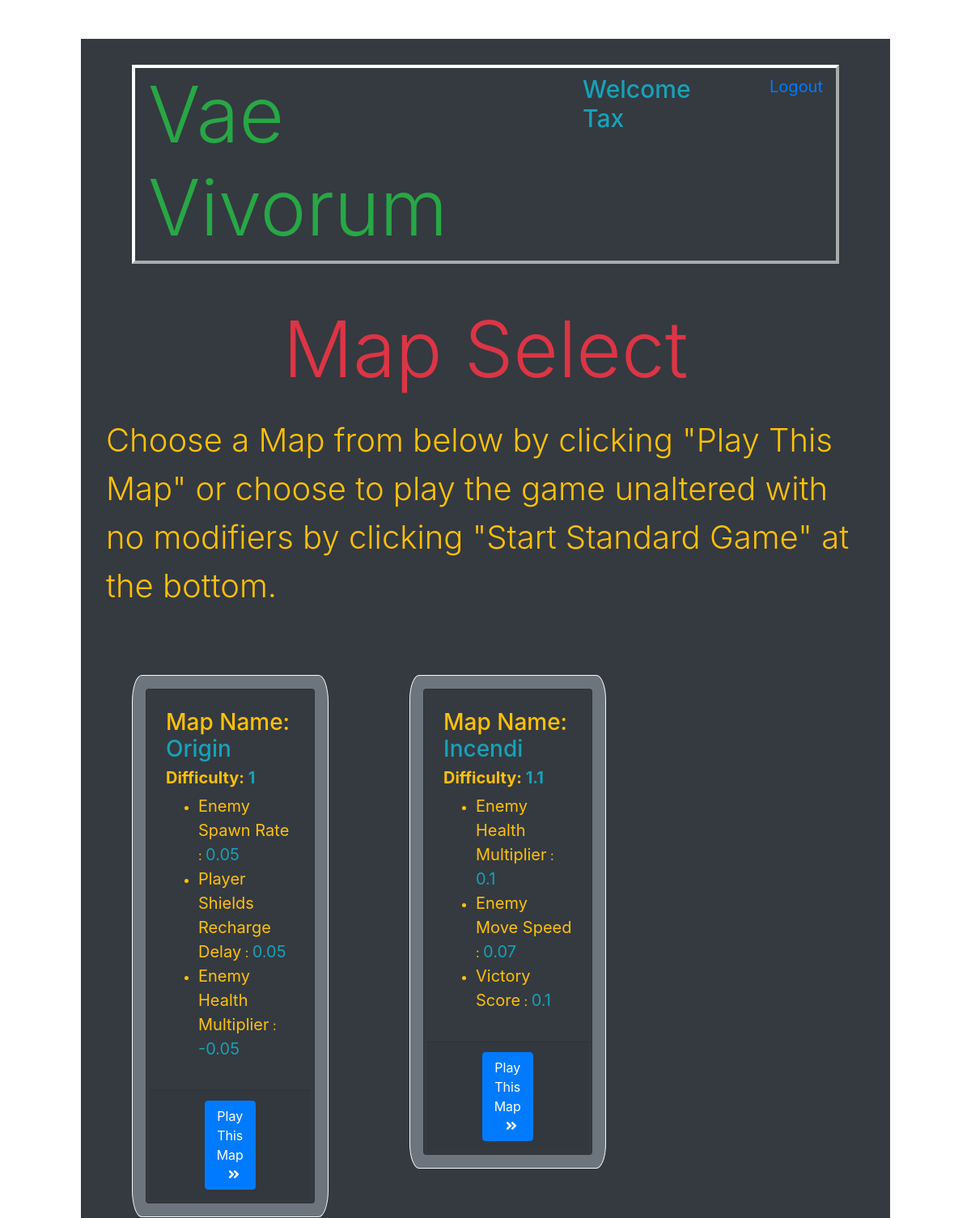
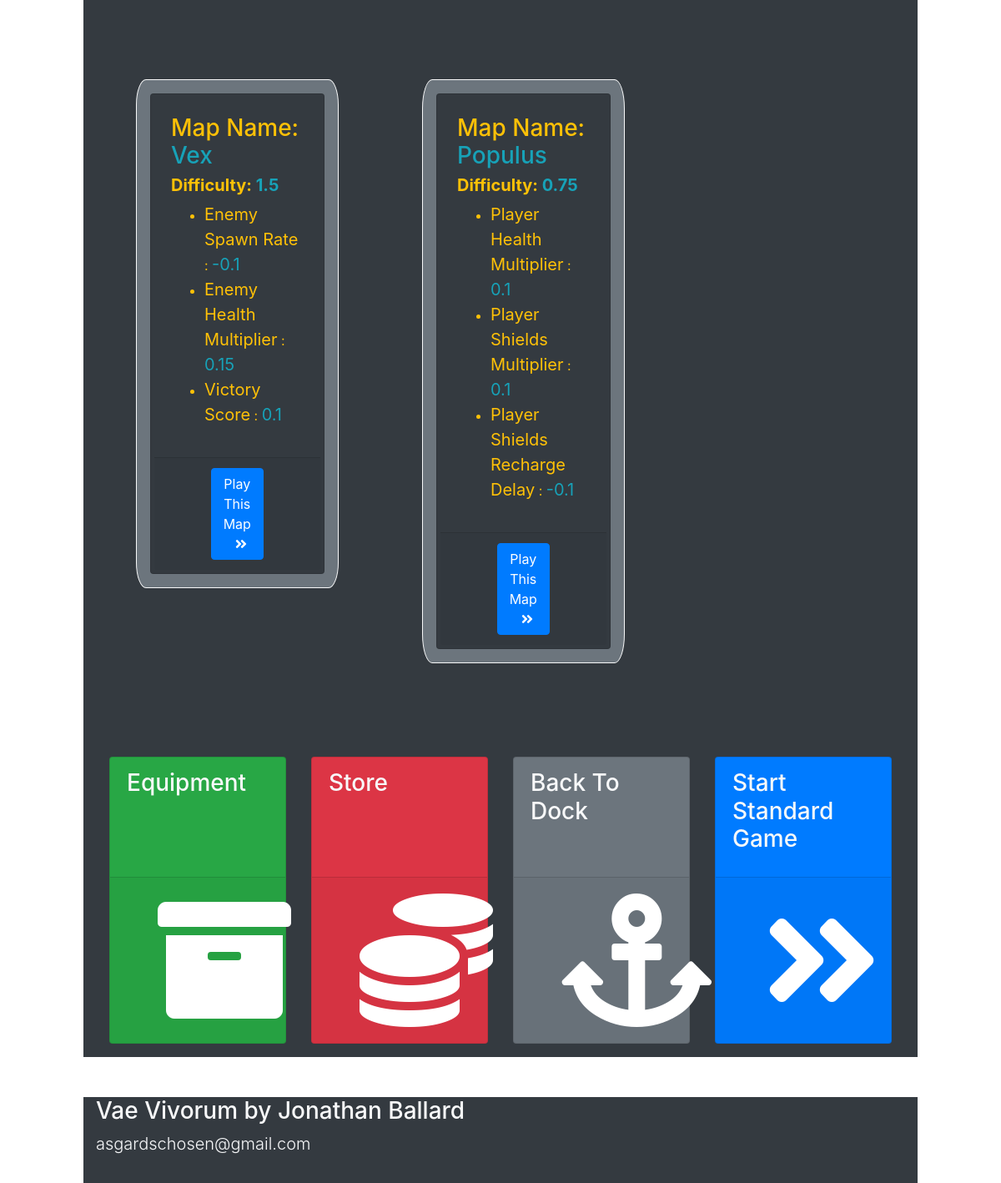
/map (signed in), run on the app's committed database (2 pictures, top to bottom).
### models.py (models this page shows)
class Users(db.Model):
    __tablename__ = "Users"
    id = db.Column(db.Integer, primary_key=True)
    username = db.Column(db.String(255))
    email = db.Column(db.String(255))
    password = db.Column(db.String(255))
    created_at = db.Column(db.DateTime)
    updated_at = db.Column(db.DateTime)
    current_kills = db.Column(db.Integer, default=0)
    current_score = db.Column(db.Integer, default=0)
    current_money = db.Column(db.Integer, default=0)
    current_xp = db.Column(db.Integer, default=0)
    current_level = db.Column(db.Integer, default=0)
    active_ship = db.Column(db.Integer, default=0)
    abilityPointsEarned = db.Column(db.Integer, default=0)
    abilityPointsSpent = db.Column(db.Integer, default = 0)
    passive1 = db.Column(db.Integer, default=0)
    passive2 = db.Column(db.Integer, default=0)
    passive3 = db.Column(db.Integer, default=0)
    passive4 = db.Column(db.Integer, default=0)
    passive5 = db.Column(db.Integer, default=0)
    passive6 = db.Column(db.Integer, default=0)
    passive7 = db.Column(db.Integer, default=0)
    passive8 = db.Column(db.Integer, default=0)
    passive9 = db.Column(db.Integer, default=0)
    passive10 = db.Column(db.Integer, default=0)
    passive11 = db.Column(db.Integer, default=0)
    passive12 = db.Column(db.Integer, default=0)
    passive13 = db.Column(db.Integer, default=0)
    passive14 = db.Column(db.Integer, default=0)
    passive15 = db.Column(db.Integer, default=0)
    passive16 = db.Column(db.Integer, default=0)
    passive17 = db.Column(db.Integer, default=0)
    passive18 = db.Column(db.Integer, default=0)
    passive19 = db.Column(db.Integer, default=0)
    passive20 = db.Column(db.Integer, default=0)
    character_active_ability_id = db.Column(db.Integer, db.ForeignKey("Active_Abilities.id", ondelete="cascade"))
    passive_abilities_this_user_has = db.relationship('User_Character', backref="characters_that_have_this_passive")

class Map(db.Model):
    __tablename__ = "Map"
    id = db.Column(db.Integer, primary_key=True)
    name = db.Column(db.String(255))
    background = db.Column(db.String(255))
    difficulty = db.Column(db.Integer)
    modifier1Name = db.Column(db.String(255))
    modifier1Amount = db.Column(db.Integer)
    modifier2Name = db.Column(db.String(255))
    modifier2Amount = db.Column(db.Integer)
    modifier3Name = db.Column(db.String(255))
    modifier3Amount = db.Column(db.Integer)

### app.py (the view)
@app.route('/map')
def map():
    loggedInUser = Users.query.get(session['id'])
    allMaps = Map.query.all()
    print('allMaps***************************************************',allMaps)
    return render_template("map.html", thisUser = loggedInUser, allMaps = allMaps)

### templates/map.html (shortened to what this page needs)
<!DOCTYPE html>
<html lang="en">
<head>
    <link rel="stylesheet" href="https://stackpath.bootstrapcdn.com/bootstrap/4.4.1/css/bootstrap.min.css">
    <link rel="stylesheet" href="https://cdnjs.cloudflare.com/ajax/libs/font-awesome/5.11.2/css/all.css" />
    <link rel="stylesheet" type="text/css" href="{{ url_for('static', filename='css/style.css') }}">
</head>
<body>
<div class="container bg-dark mt-5 text-warning pt-3 col-xl-10">
    <div id="topbar" class="d-flex flex-row mb-5 mx-5 mt-3 vaeBorder">
        <h1 class="display-1 d-inline-flex text-success ml-3">Vae Vivorum</h1>
        <h4 class="ml-auto d-inline-flex mt-2 text-info welcomeText" >Welcome {{ thisUser.username }}</h4>
        <a class="ml-5 d-inline-flex mt-2 mr-3 logoutLink" href="/logout">Logout</a>
    </div>
    <h1 class="display-1 text-center text-danger">Map Select</h1>
    <p class="lead p-3 unFeatured">Choose a Map from below by clicking "Play This Map" or choose to play the game unaltered with no modifiers by clicking "Start Standard Game" at the bottom.</p>
    {% for thisMap in allMaps %}
    <div class="mapInfoBox bg-secondary d-inline-block col-xl-3 my-5 mx-5 p-3 border border-light">
        <div class="card mapCard bg-dark img-thumbnail">
            <div class="card-body">
                <h5 class="card-title h3">Map Name: <span class="text-info h3" id="mapNameText">{{ thisMap.name }}</span></h5>
                <h6 class="card-subtitle mb-2 lead font-weight-bold text-warning">Difficulty: <span class="text-info" id="difficultyText">{{ thisMap.difficulty }}</span></h6>
                <ul>
                    <li><span class="modAmt" id="modifier1Name">{{ thisMap.modifier1Name }}</span> : <span class="text-info modAmt" id="modifier1Amount">{{ thisMap.modifier1Amount }}</span></li>
                    <li><span class="modAmt" id="modifier2Name">{{ thisMap.modifier2Name }}</span> : <span class="text-info modAmt" id="modifier2Amount">{{ thisMap.modifier2Amount }}</span></li>
                    <li><span class="modAmt" id="modifier3Name">{{ thisMap.modifier3Name }}</span> : <span class="text-info modAmt" id="modifier3Amount">{{ thisMap.modifier3Amount }}</span></li>
                </ul>
            </div>
            <div class="card-footer">
                <a id="mapSelect" href="{{ url_for('gameId', mapID = thisMap.id) }}" class="d-block btn btn-primary mx-5">Play This Map<i class="mx-3 fas fa-angle-double-right"></i></a>
            </div>
        </div>
    </div>
    {% endfor %}
    <div class="card-deck iconDiv mt-5 p-3 mb-5">
        <div class="card iconCard bg-success">
            <div class="card-body">
                <h3 class="card-subtitle mb-2 text-light">Equipment</h3>
            </div>
            <div class="card-footer">
                <a href="/equipment"><div class="linkIcon"><i class="btn mx-4 fas fa-10x fa-archive"></i></div></a>
            </div>
        </div>
        <div class="card iconCard bg-danger">
            <div class="card-body">
                <h3 class="card-subtitle mb-2 text-light">Store</h3>
            </div>
            <div class="card-footer">
                <a href="/store"><div class="linkIcon"><i class="btn mx-4 fas fa-10x fa-coins"></i></div></a>
            </div>
        </div>
        <div class="card iconCard bg-secondary">
            <div class="card-body">
                <h3 class="card-subtitle mb-2 text-light">Back To Dock</h3>
            </div>
            <div class="card-footer">
                <a href="/dock"><div class="linkIcon"><i class=" img-fluid btn mx-4 fas fa-10x fa-anchor"></i></div></a>
            </div>
        </div>
        <div class="card iconCard bg-primary">
            <div class="card-body">
                <h3 class="card-subtitle mb-2 text-light">Start Standard Game</h3>
            </div>
            <div class="card-footer">
                <a href="/game"><div class="linkIcon"><i class="img-fluid btn mx-4 fas fa-10x fa-angle-double-right"></i></div></a>
            </div>
        </div>
    </div>
</div>
<div id="bottombar" class="container bg-dark col-xl-10 mt-3 pb-3 text-light">
    <h3>Vae Vivorum by Jonathan Ballard</h3>
    <p class="lead">asgardschosen@gmail.com</p>
</div>
</body>
</html>

### static/css/style.css (style rules this page uses)
.modAmt { font-size: 20px; }
.linkIcon { display: block; text-align: center; }
.fas { color: white; }
.vaeBorder { border: 4px outset white; }
.logoutLink { font-size: 20px; }
.welcomeText { font-size: 30px; }
.unFeatured { font-size: 40px; }
.mapInfoBox { border-radius: 5%; }

### data on the page
Users: username "Tax"
Map: name "Origin", difficulty "1", modifier1Name "Enemy Spawn Rate", modifier1Amount "0.05", modifier2Name "Player Shields Recharge Delay", modifier2Amount "0.05", modifier3Name "Enemy Health Multiplier", modifier3Amount "-0.05"
Map: name "Incendi", difficulty "1.1", modifier1Name "Enemy Health Multiplier", modifier1Amount "0.1", modifier2Name "Enemy Move Speed", modifier2Amount "0.07", modifier3Name "Victory Score", modifier3Amount "0.1"
Map: name "Vex", difficulty "1.5", modifier1Name "Enemy Spawn Rate", modifier1Amount "-0.1", modifier2Name "Enemy Health Multiplier", modifier2Amount "0.15", modifier3Name "Victory Score", modifier3Amount "0.1"
Map: name "Populus", difficulty "0.75", modifier1Name "Player Health Multiplier", modifier1Amount "0.1", modifier2Name "Player Shields Multiplier", modifier2Amount "0.1", modifier3Name "Player Shields Recharge Delay", modifier3Amount "-0.1"
